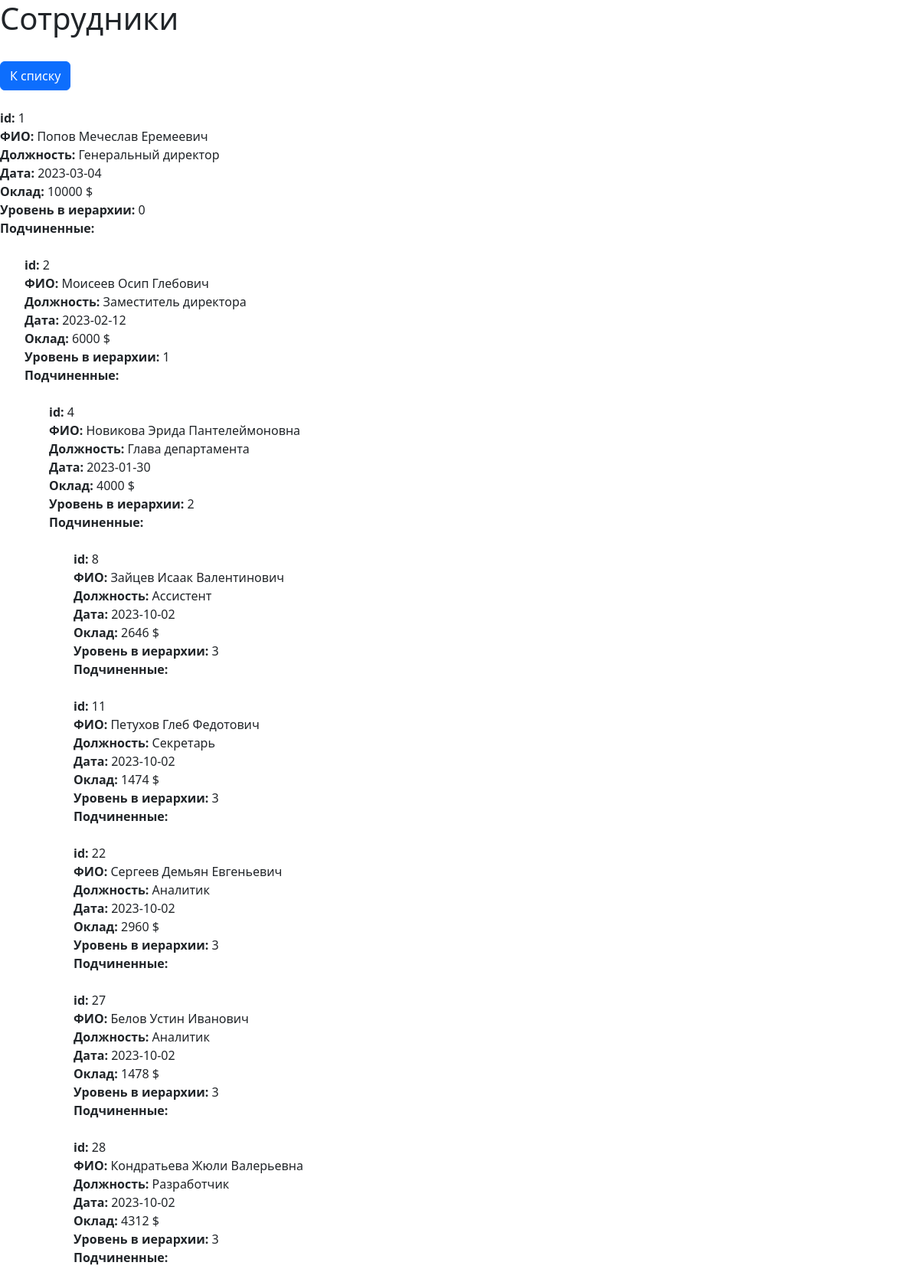
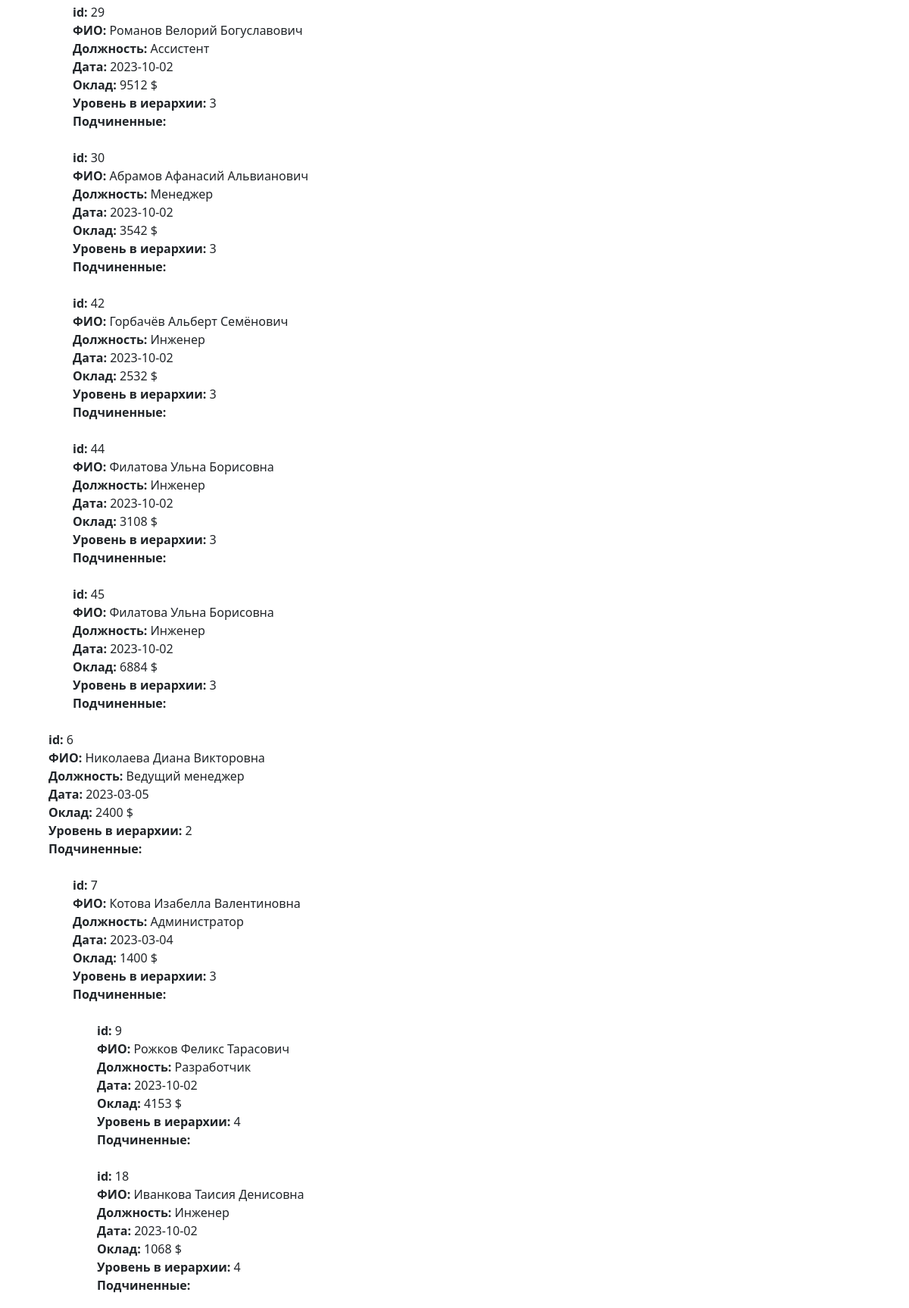
The page /employees/v1/ (upper part) on the database its author committed (2 pictures, top to bottom).
### model.py (models this page shows)
class Employee_0(db.Model):
    id = db.Column(db.Integer, primary_key=True, nullable=False)
    fullname = db.Column(db.String)
    position = db.Column(db.String)
    day = db.Column(db.Date)
    salary = db.Column(db.Integer)
    level = db.Column(db.Integer)
    subordinates = db.relationship('Employee_1', backref='employee_0')

class Employee_1(db.Model):
    id = db.Column(db.Integer, primary_key=True, nullable=False)
    fullname = db.Column(db.String)
    position = db.Column(db.String)
    day = db.Column(db.Date)
    salary = db.Column(db.Integer)
    level = db.Column(db.Integer)
    boss_id = db.Column(db.Integer, db.ForeignKey('employee_0.id', ondelete='SET NULL'))
    subordinates = db.relationship('Employee_2', backref='employee_1')

class Employee_2(db.Model):
    id = db.Column(db.Integer, primary_key=True, nullable=False)
    fullname = db.Column(db.String)
    position = db.Column(db.String)
    day = db.Column(db.Date)
    salary = db.Column(db.Integer)
    level = db.Column(db.Integer)
    boss_id = db.Column(db.Integer, db.ForeignKey('employee_1.id', ondelete='SET NULL'))
    subordinates = db.relationship('Employee_3', backref='employee_2')

class Employee_3(db.Model):
    id = db.Column(db.Integer, primary_key=True, nullable=False)
    fullname = db.Column(db.String)
    position = db.Column(db.String)
    day = db.Column(db.Date)
    salary = db.Column(db.Integer)
    level = db.Column(db.Integer)
    boss_id = db.Column(db.Integer, db.ForeignKey('employee_2.id', ondelete='SET NULL'))
    subordinates = db.relationship('Employee_4', backref='employee_3')

class Employee_4(db.Model):
    id = db.Column(db.Integer, primary_key=True, nullable=False)
    fullname = db.Column(db.String)
    position = db.Column(db.String)
    day = db.Column(db.Date)
    salary = db.Column(db.Integer)
    level = db.Column(db.Integer)
    boss_id = db.Column(db.Integer, db.ForeignKey('employee_3.id', ondelete='SET NULL'))

### main.py (the view)
@app.route(API_ROOT, methods=["GET"])
def show():
    employees = Employee_0.query.all()
    return render_template('main_page.html', employees=employees)

### templates/main_page.html (shortened to what this page needs)
<!DOCTYPE html>
<html lang="en">
<head>
    <link href="https://cdn.jsdelivr.net/npm/bootstrap@5.3.2/dist/css/bootstrap.min.css" rel="stylesheet">
</head>
<body>
<h1> Сотрудники </h1>
<br>
<a class="btn btn-primary" href= "{{ url_for('test') }}" role="button"> К списку </a>
<br> <br>
{%- for em in employees %}
    <strong> id: </strong> {{ em.id }}   <br>
    <strong> ФИО: </strong> {{ em.fullname }}  <br>
    <strong> Должность: </strong> {{ em.position }} <br>
    <strong> Дата:  </strong> {{ em.day }} <br>
    <strong> Оклад: </strong> {{ em.salary }} $ <br>
    <strong> Уровень в иерархии: </strong> {{ em.level }} <br>
    <strong> Подчиненные:  </strong> <br>
<ul>
  <br> {%- for sub in em.subordinates %}
                <strong> id: </strong> {{ sub.id }} <br>
				<strong> ФИО:</strong> {{ sub.fullname }} <br>
				<strong> Должность:</strong> {{ sub.position }} <br>
                <strong> Дата:  </strong> {{ sub.day }} <br>
				<strong> Оклад:</strong> {{ sub.salary }} $<br>
                <strong> Уровень в иерархии: </strong> {{ sub.level }} <br>
				<strong> Подчиненные:  </strong> <br>
                <ul>
                <br>  {%- for sub in sub.subordinates %}
                <strong> id: </strong> {{ sub.id }} <br>
				<strong> ФИО:</strong> {{ sub.fullname }} <br>
				<strong> Должность:</strong> {{ sub.position }} <br>
                <strong> Дата:  </strong> {{ sub.day }} <br>
				<strong> Оклад:</strong> {{ sub.salary }} $<br>
                <strong> Уровень в иерархии: </strong> {{ sub.level }} <br>
				<strong> Подчиненные:  </strong> <br>
                     <ul>
                <br>  {%- for sub in sub.subordinates %}
                <strong> id: </strong> {{ sub.id }} <br>
				<strong> ФИО:</strong> {{ sub.fullname }} <br>
				<strong> Должность:</strong> {{ sub.position }} <br>
                <strong> Дата:  </strong> {{ sub.day }} <br>
				<strong> Оклад:</strong> {{ sub.salary }} $<br>
                <strong> Уровень в иерархии: </strong> {{ sub.level }} <br>
				<strong> Подчиненные:  </strong> <br>
                          <ul>
                <br>  {%- for sub in sub.subordinates %}
                <strong> id: </strong> {{ sub.id }} <br>
				<strong> ФИО:</strong> {{ sub.fullname }} <br>
				<strong> Должность:</strong> {{ sub.position }} <br>
                <strong> Дата:  </strong> {{ sub.day }} <br>
				<strong> Оклад:</strong> {{ sub.salary }} $<br>
                <strong> Уровень в иерархии: </strong> {{ sub.level }} <br>
				<strong> Подчиненные:  </strong> <br>
                <br>
{%- endfor %}
</ul>
{%- endfor %}
</ul>
{%- endfor %}
</ul>
{%- endfor %}
</ul>
{%- endfor %}
</body>
</html>

### rows shown on the page
Employee_0: id "1", fullname "Попов Мечеслав Еремеевич", position "Генеральный директор", day "2023-03-04", salary "10000", level "0"
Employee_1: id "2", fullname "Моисеев Осип Глебович", position "Заместитель директора", day "2023-02-12", salary "6000", level "1"
Employee_2: id "4", fullname "Новикова Эрида Пантелеймоновна", position "Глава департамента", day "2023-01-30", salary "4000", level "2"
Employee_3: id "8", fullname "Зайцев Исаак Валентинович", position "Ассистент", day "2023-10-02", salary "2646", level "3"
Employee_3: id "11", fullname "Петухов Глеб Федотович", position "Секретарь", day "2023-10-02", salary "1474", level "3"
Employee_3: id "22", fullname "Сергеев Демьян Евгеньевич", position "Аналитик", day "2023-10-02", salary "2960", level "3"
Employee_3: id "27", fullname "Белов Устин Иванович", position "Аналитик", day "2023-10-02", salary "1478", level "3"
Employee_3: id "28", fullname "Кондратьева Жюли Валерьевна", position "Разработчик", day "2023-10-02", salary "4312", level "3"
Employee_3: id "29", fullname "Романов Велорий Богуславович", position "Ассистент", day "2023-10-02", salary "9512", level "3"
Employee_3: id "30", fullname "Абрамов Афанасий Альвианович", position "Менеджер", day "2023-10-02", salary "3542", level "3"
Employee_3: id "42", fullname "Горбачёв Альберт Семёнович", position "Инженер", day "2023-10-02", salary "2532", level "3"
Employee_3: id "44", fullname "Филатова Ульна Борисовна", position "Инженер", day "2023-10-02", salary "3108", level "3"
Employee_3: id "45", fullname "Филатова Ульна Борисовна", position "Инженер", day "2023-10-02", salary "6884", level "3"
Employee_2: id "6", fullname "Николаева Диана Викторовна", position "Ведущий менеджер", day "2023-03-05", salary "2400", level "2"
Employee_3: id "7", fullname "Котова Изабелла Валентиновна", position "Администратор", day "2023-03-04", salary "1400", level "3"
Employee_4: id "9", fullname "Рожков Феликс Тарасович", position "Разработчик", day "2023-10-02", salary "4153", level "4"
Employee_4: id "18", fullname "Иванкова Таисия Денисовна", position "Инженер", day "2023-10-02", salary "1068", level "4"
